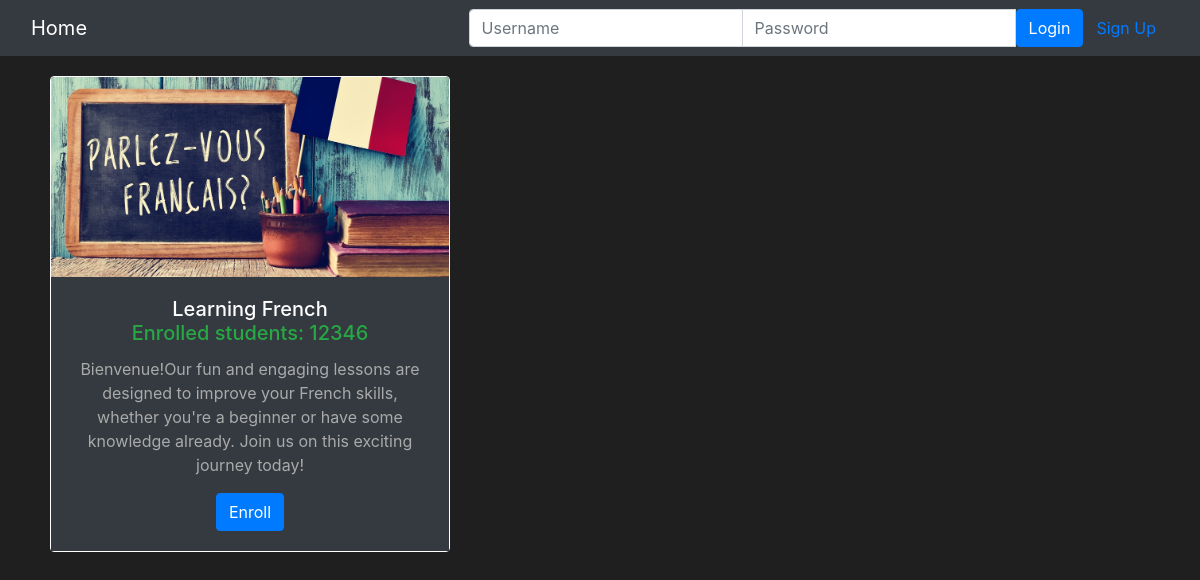
The page /onlinecourse/ on the database its author committed.
### onlinecourse/models.py (models this page shows, shortened)
class Course(models.Model):
    name = models.CharField(null=False, max_length=30, default='online course')
    image = models.ImageField(upload_to='course_images/')
    description = models.CharField(max_length=1000)
    pub_date = models.DateField(null=True)
    instructors = models.ManyToManyField(Instructor)
    users = models.ManyToManyField(settings.AUTH_USER_MODEL, through='Enrollment')
    total_enrollment = models.IntegerField(default=0)
    is_enrolled = False

### onlinecourse/views.py (the view)
class CourseListView(generic.ListView):
    template_name = 'onlinecourse/course_list_bootstrap.html'
    context_object_name = 'course_list'
    def get_queryset(self):
        user = self.request.user
        courses = Course.objects.order_by('-total_enrollment')[:10]
        for course in courses:
            if user.is_authenticated:
                course.is_enrolled = check_if_enrolled(user, course)
        return courses

### onlinecourse/templates/onlinecourse/course_list_bootstrap.html (shortened to what this page needs)
<!DOCTYPE html>
<html lang="en">
<head>
  {% load static %}
  <link rel="stylesheet" href="https://maxcdn.bootstrapcdn.com/bootstrap/4.5.2/css/bootstrap.min.css">
</head>
<body>
<nav class="navbar navbar-dark bg-dark">
    <div class="container-fluid">
        <div class="navbar-header">
            <a class="navbar-brand" href="{% url 'onlinecourse:index' %}">Home</a>
        </div>
        <ul class="nav navbar-nav navbar-right">
            {% if user.is_authenticated %}
            <li>
                <a class="btn btn-link" href="#">{{ user.first_name }}({{ user.username }})</a>
                <a class="btn btn-link" href="{% url 'onlinecourse:logout' %}">Logout</a>
            </li>
            {% else %}
            <li>
                <form class="form-inline" action="{% url 'onlinecourse:login' %}" method="post">
                    <div class="input-group">
                        <input type="text" class="form-control" placeholder="Username" name="username" >
                        <input type="password" class="form-control" placeholder="Password" name="psw" >
                        <button class="btn btn-primary" type="submit">Login</button>
                        <a class="btn btn-link" href="{% url 'onlinecourse:registration' %}">Sign Up</a>
                    </div>
                </form>
            </li>
            {% endif %}
        </ul>
    </div>
</nav>
{% if course_list %}
<div class="container">
  <div class="card-deck">
    {% for course in course_list %}
    <div class="card text-center" style="max-width: 400px; margin: 20px 20px;">
      <img class="card-img-top" src="{{MEDIA_URL}}/{{ course.image }}" style="height: 200px; object-fit: cover;" alt="Course image">
      <div class="card-body bg-dark text-light">
        <h5 class="card-title">{{ course.name }}
          <br>
          <span class="text-success">Enrolled students: {{ course.total_enrollment }}</span>
        </h5>
        <p class="card-text">{{ course.description }}</p>
        <form action="{% url 'onlinecourse:enroll' course.id %}" method="post">
          <input class="btn btn-primary" type="submit" value="{% if course.is_enrolled %}Enter{% else %}Enroll{% endif %}">
        </form>
      </div>
    </div>
    {% endfor %}
  </div>
</div>
{% else %}
<p>No courses are available.</p>
{% endif %}
</body>
</html>

### onlinecourse/templates/onlinecourse/course_list_bootstrap.html (style rules this page uses)
body { background-color: #1f1f1f; color: #fff; }
.navbar { background-color: #333; }
.card { background-color: #333; border-color: #fff; }
.card-title { color: #fff; }
.card-text { color: #aaa; }

### rows shown on the page
Course: image (picture), name "Learning French", total_enrollment "12346", description "Bienvenue!Our fun and engaging lessons are designed to improve your French skills, whether you're a beginner or have some knowledge already. Join us on this exciting journey today!", is_enrolled "Enroll"
